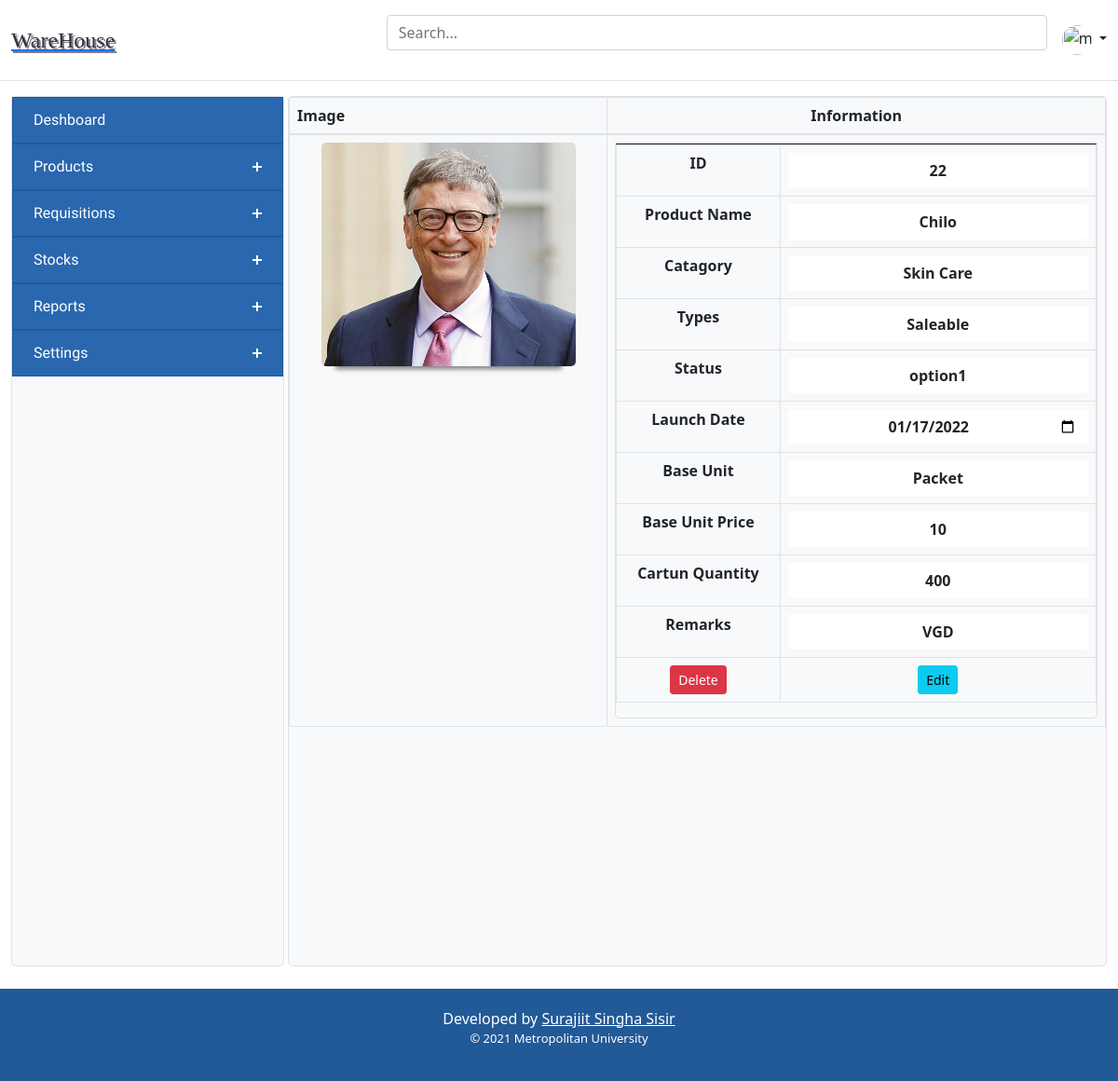
The app's page /product_view/22 with its own data.
### tables this page shows
CREATE TABLE `table_product` (
  `id` int(11) NOT NULL,
  `product_name` varchar(100) NOT NULL,
  `catagory` varchar(100) NOT NULL,
  `type` varchar(60) NOT NULL,
  `source` varchar(100) NOT NULL,
  `activity` varchar(60) NOT NULL,
  `lunch_date` date NOT NULL,
  `image` varchar(255) NOT NULL,
  `base_unit` varchar(100) NOT NULL,
  `base_qnty_price` double NOT NULL,
  `carton` int(11) NOT NULL,
  `carton_price` double NOT NULL,
  `remarks` varchar(255) NOT NULL,
  `created` timestamp NOT NULL DEFAULT current_timestamp()
);

### application/controllers/ProductController.php (called while the page is built, shortened)
<?php
class ProductController extends CI_Controller {
	public function __construct(){
		$this->load->helper(array('form', 'url'));
        $this->load->library('form_validation');
		$this->load->model('Product_Model');
        $this->load->model('Stock_model');
	}
    public function product_view($id){
        $data['header_src'] = $this->load->view('inc/header_src', '', true);
        $data['header'] = $this->load->view('inc/header', '', true);
        $data['sidebar'] = $this->load->view('inc/sidebar', '', true);
        $data['footer'] = $this->load->view('inc/footer', '', true);
        $data['product_info'] = $this->Product_Model->select_single_row($id);
        $this->load->view('Componants/product_view', $data);
    }
}

### index.php (called while the page is built, shortened)
<?php
require_once BASEPATH.'core/CodeIgniter.php';

### application/models/Product_Model.php (called while the page is built, shortened)
<?php
    class Product_Model extends CI_Model {
        public function select_single_row($id){
            $this->db->where('id', $id);
            $query = $this->db->get('table_product')->row();
            return $query;
        }
}
?>

### application/views/Componants/product_view.php (the view)
<?= $header_src;?>
<main>
<?= $header; ?>
        <div class="container-fluid pb-4">
        <div class="d-grid gap-1" style="grid-template-columns: 1fr 3fr;">
            <?= $sidebar;?>
            <div class="bg-light border rounded-3">
                <table class="table table-bordered">
            <thead>
              <tr>
                <th scope="col">Image</th>
                <th class="text-center" scope="col">Information</th>
              </tr>
            </thead>
            <tbody>
              <tr>
                <th scope="col">
                  <div class="zoom-image-container" align="center" class="text-center">
                    <div class="zoom-image" src="<?= base_url('image/bill.jpg')?>">
                      <img height="240px" src="<?= base_url($product_info->image)?>" />
                    </div>
                  </div>
                </th>
                <th>
                  <div class="border rounded-3">
                    <table class="table font-weight-bold table-hover table-bordered">
                      <form method="post" action="<?= base_url()?>product_update_view">
                      <tr>
                      <tr>
                        <td align="center">ID</td>
                        <td align="center"><input class="form-control text-center font-weight-bold border-0" type="text" name="id" value="<?= $product_info->id?>"></td>
                      </tr>
                      <tr>
                        <td align="center">Product Name</td>
                        <td align="center"><input class="form-control text-center font-weight-bold border-0" type="text" name="product_name" value="<?= $product_info->product_name?>"></td>
                      </tr>
                      <tr>
                        <td align="center">Catagory</td>
                        <td align="center"><input class="form-control text-center font-weight-bold border-0" type="text" name="catagory" value="<?= $product_info->catagory?>"></td>
                      </tr>
                      <tr>
                        <td align="center">Types</td>
                        <td align="center"><input class="form-control text-center font-weight-bold border-0" type="text" name="type" value="<?= $product_info->type?>"></td>
                      </tr>
                      <tr>
                        <td align="center">Status</td>
                        <td align="center"><input class="form-control text-center font-weight-bold border-0" type="text" name="activity" value="<?= $product_info->activity?>"></td>
                      </tr>
                      <tr>
                        <td align="center">Launch Date</td>
                        <td align="center"><input class="form-control text-center font-weight-bold border-0" type="date" name="lunch_date" value="<?= $product_info->lunch_date?>"></td>
                      </tr>
                      <tr>
                        <td align="center">Base Unit</td>
                        <td align="center"><input class="form-control text-center font-weight-bold border-0" type="text" name="base_unit" value="<?= $product_info->base_unit?>"></td>
                      </tr>
                      <tr>
                        <td align="center">Base Unit Price</td>
                        <td align="center"><input class="form-control text-center font-weight-bold border-0" type="text" name="base_qnty_price" value="<?= $product_info->base_qnty_price?>"></td>
                      </tr>
                      <tr>
                        <td align="center">Cartun Quantity</td>
                        <td align="center"><input class="form-control text-center font-weight-bold border-0" type="text" name="carton_price" value="<?= $product_info->carton_price?>"></td>
                      </tr>
                      <tr>
                        <td align="center">Remarks</td>
                        <td align="center"><input class="form-control text-center font-weight-bold border-0" type="text" name="remarks" value="<?= $product_info->remarks?>"></td>
                      </tr>
                      <tr>
                        <td align="center"><a class="btn btn-danger btn-sm" href="<?= base_url()?>delete_product/<?= $product_info->id?>">Delete</a></td>
                        <td align="center"><a href=""><button type="submit" class="btn btn-info btn-sm">Edit</button></a></td>
                      </tr>
                      </form>
                    </table>
                  </div>
                </th>
              </tr>
            </tbody>
          </table>
                <br><br><br><br><br><br><br><br><br><br>
            </div>
        </div>
    </div>
  </main>
</body>
<?= $footer; ?>

### assets/css/viewProducts.css (style rules this page uses)
.zoom-image-container { position: relative; transform: translate(0%, 0%); z-index: 2; }
.zoom-image { cursor: zoom-in; position: relative; }
.zoom-image img { border-radius: 5px; box-shadow: 0 18px 5px -15px rgba( 0, 0, 0, .5 ); }

### records on screen
table_product: image (picture), id "22", product_name "Chilo", catagory "Skin Care", type "Saleable", activity "option1", lunch_date "01/17/2022", base_unit "Packet", base_qnty_price "10", carton_price "400", remarks "VGD"
